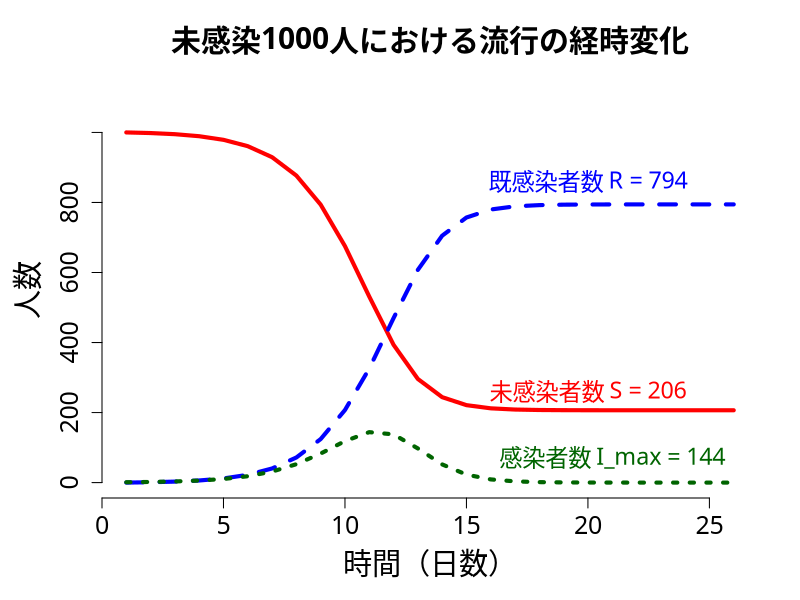

This chart was generated by the following R code:
dt <- read.csv("tab/1000.csv", header = T)
par(family= "HiraKakuProN-W3", 
    mar = c(5.1, 5.1, 4.1, 2.1))
plot(dt$`日`, dt$S, type = "l", cex.lab=1.75,
     lty = 1,  xlab="時間（日数）", cex.axis = 1.5,
     ylab="人数", bty = "n",
     ylim =c(0, 1100), lwd = 4, col = "red")
lines(dt$`日`, dt$R, type = "l", lty = 2, lwd = 4 , col = "blue")
lines(dt$`日`, dt$I, type = "l", lty = 3, lwd = 4, col = "darkgreen")
text(20, 860, "既感染者数 R = 794", cex = 1.4, col = "blue")
text(20, 260, "未感染者数 S = 206", cex = 1.4, col = "red")
text(21, 70, "感染者数 I_max = 144", cex = 1.4, col = "darkgreen")
title("未感染1000人における流行の経時変化", cex.main = 1.8)
